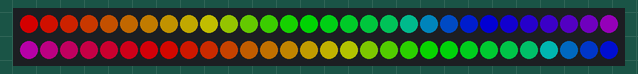
This sketch was run on a simulated Arduino Uno, built with avr-gcc and run on an emulated ATmega328P. On the bench: 60 RGB LEDs in strip order, left to right, continuing on the next row. Dim RGB values are drawn brighter than linear.

Above: at 0.15 s.
At 4.16 s:
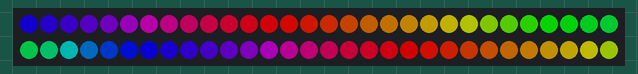
At 8.47 s:
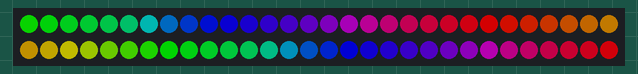
At 17.1 s:
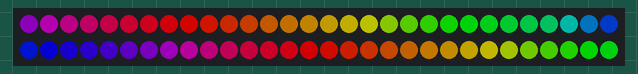
At 26.34 s:
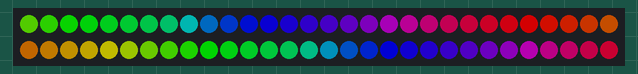
At 35.89 s:
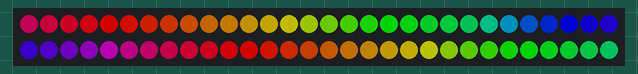

The sketch:

wasm.ino
```cpp
/// @file    wasm.ino
/// @brief   Simple test sketch for verifying native WASM compilation pipeline

#include <FastLED.h>

#define LED_PIN     3
#define NUM_LEDS    60
#define BRIGHTNESS  128
#define COLOR_ORDER GRB

CRGB leds[NUM_LEDS];

void setup() {
    FastLED.addLeds<WS2812B, LED_PIN, COLOR_ORDER>(leds, NUM_LEDS)
        .setCorrection(TypicalLEDStrip);
    FastLED.setBrightness(BRIGHTNESS);
}

void loop() {
    // Cycle through rainbow colors
    static uint8_t hue = 0;
    fill_rainbow(leds, NUM_LEDS, hue, 7);
    FastLED.show();
    hue++;
    delay(20);
}
```
